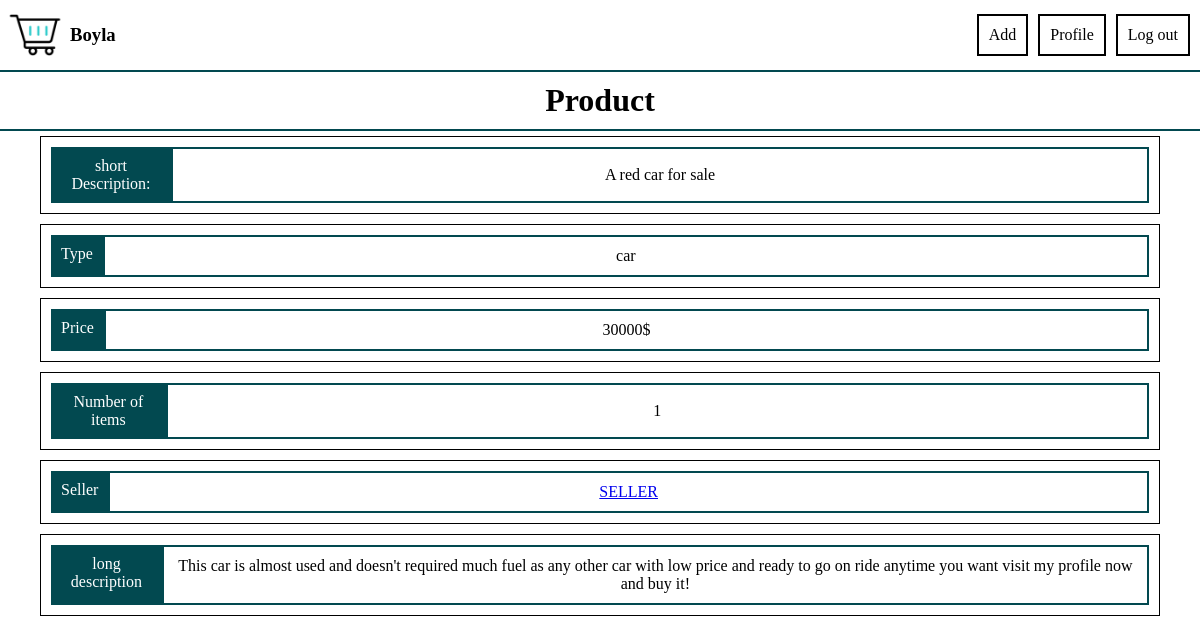
The app's page /details/5 (signed in) with its own data.
### tables this page shows
CREATE TABLE products(id INTEGER , type TEXT NOT NULL , price NUMERIC NOT NULL ,description TEXT NOT NULL , product_header TEXT NOT NULL , number INTEGER NOT NULL, date NUMERIC NOT NULL,  PRIMARY KEY(id));

### app.py (the view)
@app.route("/details/<number>")
@login_required
def details(number):
   product = db.execute("SELECT * FROM products WHERE id = ? LIMIT 1" , number)
   person_selling = db.execute("SELECT user_id FROM connect WHERE product_id = ?" , number)[0]["user_id"]
   return render_template("details.html" , product_id = number , person_selling = person_selling , products = product)

### sub_library.py (called while the page is built)
def login_required(f):
    @wraps(f)
    def log(*args , **kwargs):
        if session.get("exist") == False or not session.get("exist"):
            return redirect("/login")
        return f(*args , **kwargs)
    return log

### templates/details.html (shortened to what this page needs)
{% extends "blueprint.html"%}
{% block main %}
<main class = "profile_main">
    <h1>Product</h1>
    <div class = "center">
    <div  id = "detalis_main_div">
        <div class = "info_div" id = "details_div">
            {%for product in products%}
            <div>
                <span class = "span_before">short Description:</span>
                <div>
                    <p>{{product.product_header}}</p>
                </div>
            </div>
            <div>
                <span class = "span_before">Type</span>
                <div>
                    <p>{{product.type}}</p>
                </div>
            </div>
            <div>
                <span class = "span_before">Price</span>
                <div>
                    <p>{{product.price}}$</p>
                </div>
            </div>
            <div>
                <span class = "span_before">Number of items</span>
                <div>
                    <p>{{product.number}}</p>
                </div>
            </div>
            <div>
                <span class = "span_before">Seller</span>
                <div>
                    <a href = "/profile/{{person_selling}}">SELLER</a>
                </div>
            </div>
            <div style = "margin-bottom:10px;" class = "class_solve">
                <span class = "span_before" >long description</span>
                <div class = "class_solve">
                    <p class = "class_solve"> {{product.description}}</p>
                </div>
            </div>
        </div>
        {%endfor%}
    </div>
    </div>
</main>
{%endblock%}

### static/styles.css (style rules this page uses)
:root { --theme : #024950 }
body , html { padding:0px; margin:0px; }
.profile_main > h1 , #add_main > h1 , #product_main > h1 { border-bottom:2px var(--theme) solid; text-align:center; padding:10px 0px; margin:0px; }
.info_div { display:grid; width:fit-content; }
.info_div > div { display:flex; flex-direction:row; margin-top:10px; border:1px black solid; height:fit-content; padding:10px; margin:5px 10px; }
.span_before { display:block; background-color:var(--theme); text-align:center; padding:10px; color:white; }
.info_div div p { text-align: center; width: 100%; margin: 0px; }
.info_div div > div { text-align: center; width: 100%; margin:0; display:flex; flex-direction:column; justify-content:center; border: 2px var(--theme) solid; padding: 10px; }
#other_body { display:grid; grid-template-rows:0fr 1fr 0fr; }
.class_solve { text-wrap:wrap }
#detalis_main_div { margin:0px 30px; width:fit-content; }
#details_div { display:grid; }
.center { display:flex; justify-content:center; }

### records on screen
products: product_header "A red car for sale", type "car", price "30000", number "1", description "This car is almost used and doesn't required much fuel as any other car with low price and ready to go on ride anytime you want visit my profile now and buy it!"
